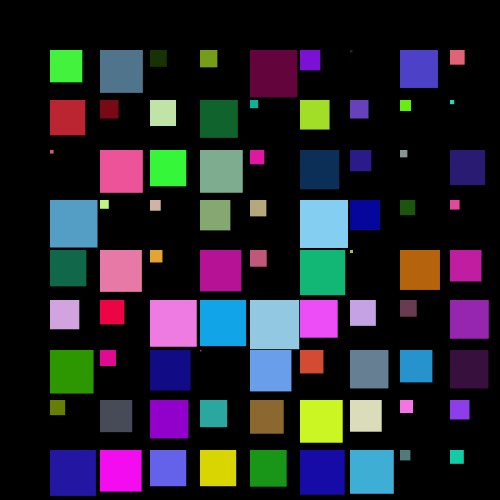
Frame 1 (no input)
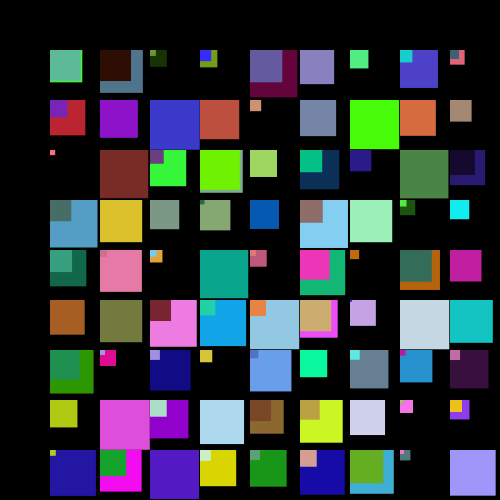
Frame 2 (the mouse pressed at the canvas centre, redrawn once)

The Processing sketch that drew these frames (run headless with seeded random() and noise(); the mouse was pressed at the canvas centre and the sketch redrawn once):

// Processing sketch: processing_58678
// ── processing_58678.pde

void setup(){ //inicio do Set up da composição

size(500,500); //definição do tamanho da composição
smooth(); //serve para suavisar os elementos da composição
noLoop(); //determina que vai ser uma imagem estática
background (0); //definição da cor de fundo

}

void draw(){ //inicio da criação dos elementos da composição

for ( int y = 1; y < 10; y++) //determina a sequência de repetições, neste caso para Y
{
  for (int x = 1; x < 10; x = x+1) //determina a sequência de repetições, neste caso para X
{
        
  //criação de uma variável para o tamanho dos quadrados
  
  float tamanho = random (0,50); //variável para o tamnho que vai de 0 a 50
  
  //criação de uma variável para a cor
  
  float r = random (255); //determina um valor para a escala de vermelhos que vai de 0 a 255
  float g = random (255); //determina um valor para a escala de verdes que vai de 0 a 255
  float b = random (255); //determina um valor para a escala de azuis que vai de 0 a 255
  
  //criação dos quadrados
      
  fill (r,g,b); //atribuição de cor aos circulos recorrendo às variáveis anteriores   
  noStroke(); //determina que os elementos da composição não terão contorno
  rect ( x*50, y*50, tamanho, tamanho); //coordenadas dos quadrados. estes encontram-se sempre na mesma coordenada de Y, neste caso, no centro da composição     
}
    
}

}
